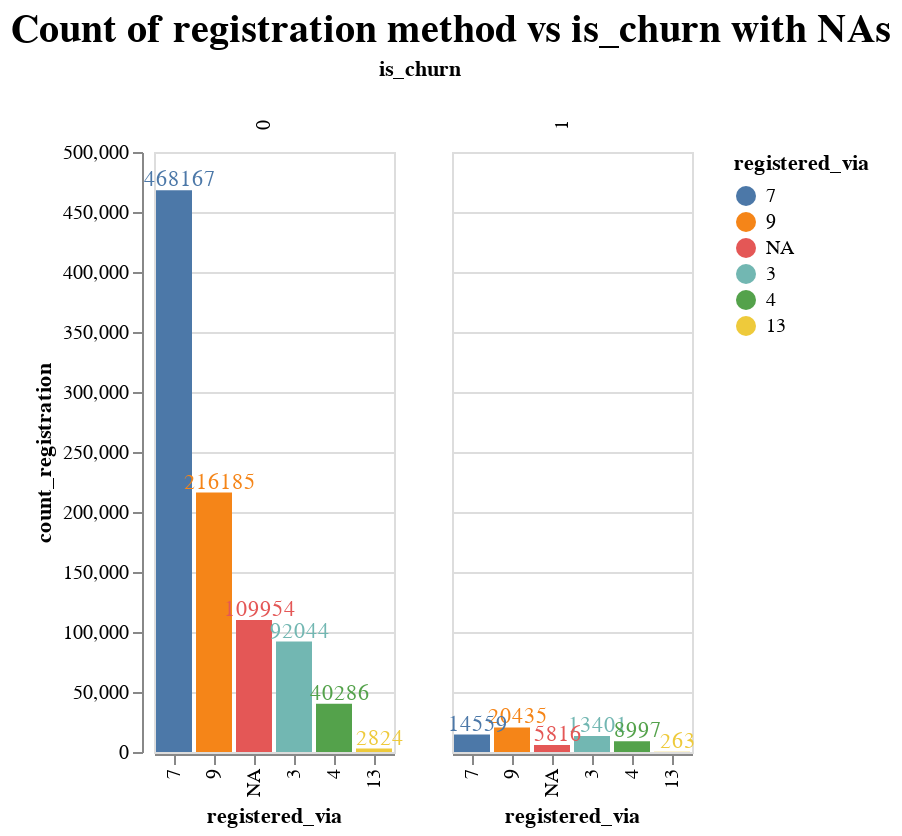
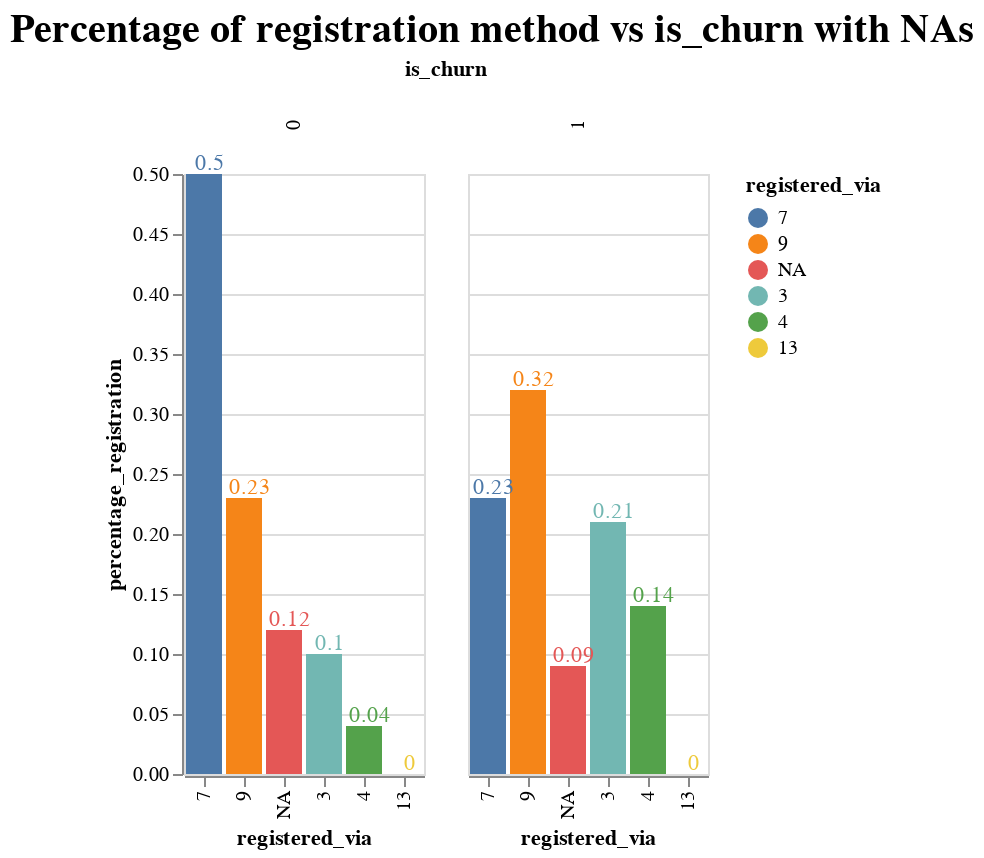

Notebook code cell kept with these figures, in order:
### Code cell
count_registration = members_churn.fillna({'registered_via': 'NA'}).groupby(['is_churn'])['registered_via'].value_counts().reset_index(name='count_registration')
percentage_registration = round(members_churn.fillna({'registered_via': 'NA'}).groupby(['is_churn'])['registered_via'].value_counts(
    normalize=True).reset_index(name='percentage_registration'), 2)

plot_grouped_bar_chart(count_registration, "registered_via", 
                       "count_registration", "registered_via", "is_churn",
                       title='Count of registration method vs is_churn with NAs')

# Creating a grouped bar chart : is_churn vs gender (percentage)
plot_grouped_bar_chart(percentage_registration, "registered_via", "percentage_registration", "registered_via", "is_churn",
                      title='Percentage of registration method vs is_churn with NAs')

### Figure 1 — Vega-Lite specification as saved in the notebook (floating-point values rounded to 4 significant figures)
{"config": {"view": {"continuousWidth": 400, "continuousHeight": 300}, "title": {"anchor": "middle", "fontSize": 20}}, "data": {"name": "data-f0a24a43c6e80dedf15659e52b487085"}, "facet": {"column": {"type": "nominal", "field": "is_churn", "header": {"labelAlign": "right", "labelAngle": -90}, "sort": null}}, "spec": {"layer": [{"mark": "bar", "encoding": {"color": {"type": "nominal", "field": "registered_via", "sort": null}, "x": {"type": "nominal", "field": "registered_via", "sort": null}, "y": {"type": "quantitative", "field": "count_registration"}}}, {"mark": {"type": "text", "align": "center", "baseline": "bottom", "dx": 3}, "encoding": {"color": {"type": "nominal", "field": "registered_via", "sort": null}, "text": {"type": "quantitative", "field": "count_registration"}, "x": {"type": "nominal", "field": "registered_via", "sort": null}, "y": {"type": "quantitative", "field": "count_registration"}}}]}, "title": "Count of registration method vs is_churn with NAs", "$schema": "https://vega.github.io/schema/vega-lite/v4.8.1.json", "datasets": {"data-f0a24a43c6e80dedf15659e52b487085": [{"is_churn": "0", "registered_via": "7", "count_registration": 468167}, {"is_churn": "0", "registered_via": "9", "count_registration": 216185}, {"is_churn": "0", "registered_via": "NA", "count_registration": 109954}, {"is_churn": "0", "registered_via": "3", "count_registration": 92044}, {"is_churn": "0", "registered_via": "4", "count_registration": 40286}, {"is_churn": "0", "registered_via": "13", "count_registration": 2824}, {"is_churn": "1", "registered_via": "9", "count_registration": 20435}, {"is_churn": "1", "registered_via": "7", "count_registration": 14559}, {"is_churn": "1", "registered_via": "3", "count_registration": 13401}, {"is_churn": "1", "registered_via": "4", "count_registration": 8997}, {"is_churn": "1", "registered_via": "NA", "count_registration": 5816}, {"is_churn": "1", "registered_via": "13", "count_registration": 263}]}}

### Figure 2 — Vega-Lite specification as saved in the notebook (floating-point values rounded to 4 significant figures)
{"config": {"view": {"continuousWidth": 400, "continuousHeight": 300}, "title": {"anchor": "middle", "fontSize": 20}}, "data": {"name": "data-d3209ed44bc5f5466d3bbf4fba63965b"}, "facet": {"column": {"type": "nominal", "field": "is_churn", "header": {"labelAlign": "right", "labelAngle": -90}, "sort": null}}, "spec": {"layer": [{"mark": "bar", "encoding": {"color": {"type": "nominal", "field": "registered_via", "sort": null}, "x": {"type": "nominal", "field": "registered_via", "sort": null}, "y": {"type": "quantitative", "field": "percentage_registration"}}}, {"mark": {"type": "text", "align": "center", "baseline": "bottom", "dx": 3}, "encoding": {"color": {"type": "nominal", "field": "registered_via", "sort": null}, "text": {"type": "quantitative", "field": "percentage_registration"}, "x": {"type": "nominal", "field": "registered_via", "sort": null}, "y": {"type": "quantitative", "field": "percentage_registration"}}}]}, "title": "Percentage of registration method vs is_churn with NAs", "$schema": "https://vega.github.io/schema/vega-lite/v4.8.1.json", "datasets": {"data-d3209ed44bc5f5466d3bbf4fba63965b": [{"is_churn": "0", "registered_via": "7", "percentage_registration": 0.5}, {"is_churn": "0", "registered_via": "9", "percentage_registration": 0.23}, {"is_churn": "0", "registered_via": "NA", "percentage_registration": 0.12}, {"is_churn": "0", "registered_via": "3", "percentage_registration": 0.1}, {"is_churn": "0", "registered_via": "4", "percentage_registration": 0.04}, {"is_churn": "0", "registered_via": "13", "percentage_registration": 0.0}, {"is_churn": "1", "registered_via": "9", "percentage_registration": 0.32}, {"is_churn": "1", "registered_via": "7", "percentage_registration": 0.23}, {"is_churn": "1", "registered_via": "3", "percentage_registration": 0.21}, {"is_churn": "1", "registered_via": "4", "percentage_registration": 0.14}, {"is_churn": "1", "registered_via": "NA", "percentage_registration": 0.09}, {"is_churn": "1", "registered_via": "13", "percentage_registration": 0.0}]}}
